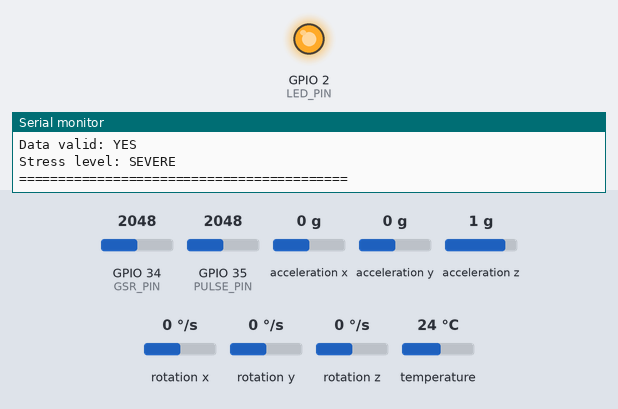
Simulated run of this sketch. Board: ESP32. Shown: output pins drawn as LEDs (lit = HIGH), the last lines printed to the serial monitor. Wiring (inferred from the names in the program): MPU-6050 motion sensor at I2C address 0x68. Dashed ring = blinking. The test bench sets the inputs (shaded band); at power-on: GPIO 34 (GSR_PIN) = 2048, acceleration x 0 g, GPIO 35 (PULSE_PIN) = 2048, acceleration y 0 g, acceleration z 1 g, rotation x 0 °/s, rotation y 0 °/s, rotation z 0 °/s, temperature 24 °C (analog values on the 0–4095 scale). WiFi joins after 1.5 s; servers stay silent unless stated.

Above: at 4.9 s.
5.0 s: GPIO 34 (GSR_PIN) set to 122
At 6.9 s:
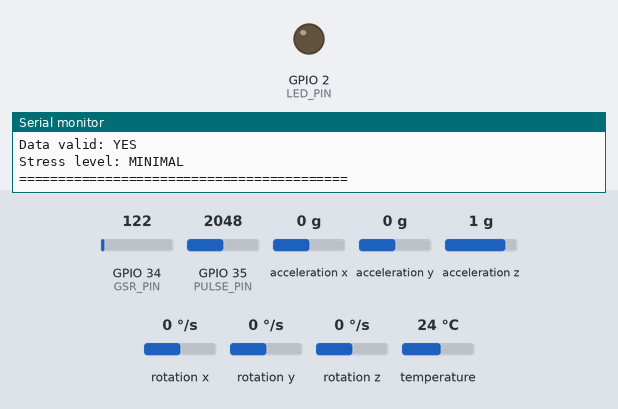
9.0 s: acceleration x set to -0.3 g
11.7 s: acceleration x set to -0.6 g
At 14.2 s:
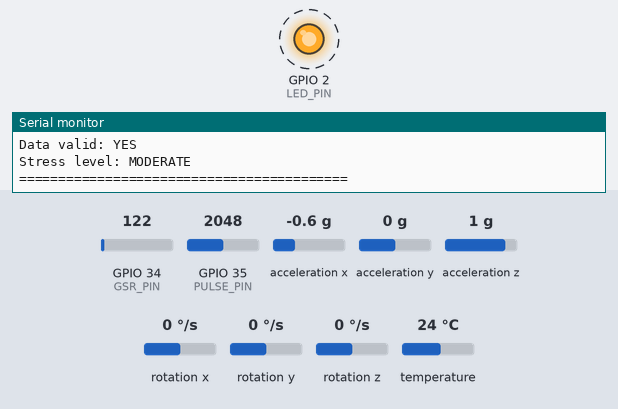
Timing chart, 0 to 28.0 s (numbered marks = the images above; inputs shaded):
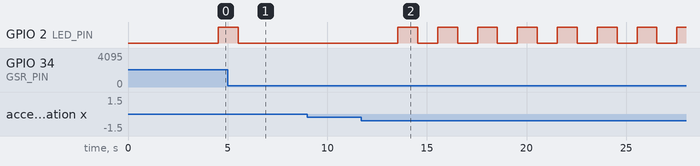

The sketch:

ESP32_81porsyento_wifi_legacy.ino
```cpp
/*
 * ESP32 Wearable Stress Detection System - WEBSOCKET SERVER
 * Fixed Pulse Detection (peak/trough algorithm)
 * Thresholds exactly from Table 1
 */

#include <Wire.h>
#include <OneWire.h>
#include <DallasTemperature.h>
#include <WiFi.h>
#include <WebSocketsServer.h>

// ===================== WiFi =====================
const char* ssid = "YOUR_WIFI_SSID";        // redacted
const char* password = "YOUR_WIFI_PASSWORD"; // redacted

WebSocketsServer webSocket = WebSocketsServer(81);

// ===================== Pins =====================
#define I2C_SDA         21
#define I2C_SCL         22
#define MPU_ADDR        0x68
#define GSR_PIN         34
#define PULSE_PIN       35
#define ONE_WIRE_BUS    4
#define LED_PIN         2

// ===================== Table 1 Thresholds =====================
// Heart Rate (bpm)
#define HR_MINIMAL_MAX  85.0f
#define HR_MILD_MIN     86.0f
#define HR_MODERATE_MIN 96.0f
#define HR_SEVERE_MIN   105.0f      // changed from 106 to match table

// GSR (µS)
#define GSR_MINIMAL_MAX 1.1f
#define GSR_MILD_MIN    1.2f
#define GSR_MODERATE_MIN 2.5f
#define GSR_SEVERE_MIN  4.0f

// Temperature drop (°C)
#define TEMP_MILD_DROP  0.3f
#define TEMP_MODERATE_DROP 0.9f
#define TEMP_SEVERE_DROP 1.6f

// Motion (g) — same Table 1 bands as project_config.js (biomarkers.motion)
#define MOTION_MILD_MIN      0.06f   // 0.06–0.10 g
#define MOTION_MODERATE_MIN  0.11f   // 0.11–0.20 g
#define MOTION_SEVERE_ABOVE  0.20f   // > 0.20 g
#define MOTION_ARTIFACT_THRESHOLD 0.20f  // informational flag only; does not invalidate data

// Skin contact
#define PULSE_SIGNAL_MIN    80
#define GSR_SKIN_MIN        50
#define TEMP_SKIN_MIN       28.0f
#define TEMP_SKIN_MAX       40.0f

// Timing
#define PULSE_SAMPLE_MS     10      // 100 Hz

// ===================== Global Objects =====================
OneWire oneWire(ONE_WIRE_BUS);
DallasTemperature tempSensor(&oneWire);

// ===================== Pulse Detection State =====================
volatile int Signal;
volatile int IBI = 600;
volatile int BPM;
volatile bool Pulse = false;
volatile bool QS = false;
volatile int sampleCounter = 0;
volatile int lastBeatTime = 0;
volatile int P = 2048;
volatile int T = 2048;
volatile int thresh = 2100;
volatile int amp = 400;
volatile bool firstBeat = true;
volatile bool secondBeat = false;

// Finger detection
int pulseSignalPeak = 0;
int pulseSignalTrough = 4095;
bool fingerDetected = false;
float heartRate = 0.0f;
bool hrValid = false;

// ===================== Other Sensors =====================
float accelRMS = 0.0f;
bool motionArtifact = false;
float motionValue = 0.0f;

int gsrRaw = 0;
float gsrMicroSiemens = 0.0f;
bool gsrOnSkin = false;

float temperature = 0.0f;
float tempDrop = 0.0f;
float tempBaseline = 34.0f;
bool tempOnSkin = false;

// Timing
unsigned long lastPulseRead = 0;
unsigned long lastMPURead = 0;
unsigned long lastSlowRead = 0;
unsigned long lastWebSocketBroadcast = 0;
const unsigned long MPU_MS = 50;
const unsigned long SLOW_MS = 1000;
const unsigned long BROADCAST_MS = 500;

bool mpuOK = false;
bool tempOK = false;

// ===================== Enums =====================
enum StressLevel { STRESS_MINIMAL, STRESS_MILD, STRESS_MODERATE, STRESS_SEVERE };
StressLevel currentStress = STRESS_MINIMAL;
bool currentDataValid = false;

// ===================== Prototypes =====================
bool initMPU6050();
void readMPU6050();
void readPulseSensor();
void readGSR();
void readTemperature();
void checkSkinContact();
StressLevel classifyStress();
String stressToString(StressLevel level);
void printStatus(StressLevel stress, bool dataValid);
void broadcastSensorData();
void connectWiFi();
void webSocketEvent(uint8_t num, WStype_t type, uint8_t * payload, size_t length);

// ===================== Setup =====================
void setup() {
  Serial.begin(115200);
  delay(2000);
  Serial.println(F("\n=== Stress Detection System (WebSocket) ===\n"));

  pinMode(LED_PIN, OUTPUT);
  digitalWrite(LED_PIN, LOW);

  analogReadResolution(12);
  analogSetAttenuation(ADC_11db);

  Wire.begin(I2C_SDA, I2C_SCL);
  Wire.setClock(400000);

  tempSensor.begin();
  delay(100);
  tempOK = (tempSensor.getDeviceCount() > 0);

  Wire.beginTransmission(MPU_ADDR);
  mpuOK = (Wire.endTransmission() == 0) ? initMPU6050() : false;

  connectWiFi();
  webSocket.begin();
  webSocket.onEvent(webSocketEvent);
  Serial.println("WebSocket server on port 81");

  sampleCounter = 0;
  lastBeatTime = 0;
}

// ===================== Loop =====================
void loop() {
  unsigned long now = millis();
  webSocket.loop();

  if (now - lastPulseRead >= PULSE_SAMPLE_MS) {
    lastPulseRead = now;
    readPulseSensor();
  }

  if (now - lastMPURead >= MPU_MS) {
    lastMPURead = now;
    if (mpuOK) readMPU6050();
  }

  if (now - lastSlowRead >= SLOW_MS) {
    lastSlowRead = now;
    readGSR();
    readTemperature();
    checkSkinContact();

    bool enoughSensors = (gsrOnSkin || fingerDetected || tempOnSkin);
    // Motion artifact is reported (Serial + JSON) but no longer discards the other sensors.
    bool dataValid = enoughSensors;
    StressLevel stress = dataValid ? classifyStress() : STRESS_MINIMAL;
    currentStress = stress;
    currentDataValid = dataValid;

    printStatus(stress, dataValid);

    // LED feedback
    if (!dataValid) digitalWrite(LED_PIN, HIGH);
    else if (stress == STRESS_SEVERE) {
      static unsigned long lastBlink = 0;
      if (now - lastBlink > 100) { lastBlink = now; digitalWrite(LED_PIN, !digitalRead(LED_PIN)); }
    } else if (stress == STRESS_MODERATE) {
      static unsigned long lastBlink = 0;
      if (now - lastBlink > 500) { lastBlink = now; digitalWrite(LED_PIN, !digitalRead(LED_PIN)); }
    } else digitalWrite(LED_PIN, LOW);
  }

  if (now - lastWebSocketBroadcast >= BROADCAST_MS) {
    lastWebSocketBroadcast = now;
    if (WiFi.status() == WL_CONNECTED) broadcastSensorData();
  }

  delay(1);
}

// ===================== Pulse Sensor (Robust) =====================
void readPulseSensor() {
  Signal = analogRead(PULSE_PIN);
  sampleCounter += PULSE_SAMPLE_MS;
  int N = sampleCounter - lastBeatTime;

  if (Signal < thresh && N > (IBI / 5) * 3) {
    if (Signal < T) T = Signal;
  }
  if (Signal > thresh && Signal > P) P = Signal;

  if (N > 250) {
    if (Signal > thresh && !Pulse && (N > (IBI / 5) * 3)) {
      Pulse = true;
      IBI = sampleCounter - lastBeatTime;
      lastBeatTime = sampleCounter;

      if (secondBeat) secondBeat = false;
      if (firstBeat) { firstBeat = false; secondBeat = true; return; }

      BPM = 60000 / IBI;
      QS = true;
      heartRate = (float)BPM;
      hrValid = true;
    }
  }

  if (Signal < thresh && Pulse) {
    Pulse = false;
    amp = P - T;
    thresh = amp / 2 + T;
    P = thresh;
    T = thresh;
  }

  if (N > 2500) {
    thresh = 2048;
    P = 2048;
    T = 2048;
    lastBeatTime = sampleCounter;
    firstBeat = true;
    secondBeat = false;
    hrValid = false;
    heartRate = 0;
  }

  // Finger detection by amplitude
  if (Signal > pulseSignalPeak) pulseSignalPeak = Signal;
  if (Signal < pulseSignalTrough) pulseSignalTrough = Signal;
  static unsigned long lastAmpUpdate = 0;
  if (millis() - lastAmpUpdate > 200) {
    int amplitude = pulseSignalPeak - pulseSignalTrough;
    fingerDetected = (amplitude > PULSE_SIGNAL_MIN);
    pulseSignalPeak = 0;
    pulseSignalTrough = 4095;
    lastAmpUpdate = millis();
  }
}

// ===================== MPU6050 =====================
bool initMPU6050() {
  Wire.beginTransmission(MPU_ADDR);
  Wire.write(0x6B); Wire.write(0x00);
  if (Wire.endTransmission(true) != 0) return false;
  delay(100);
  Wire.beginTransmission(MPU_ADDR);
  Wire.write(0x1C); Wire.write(0x00);
  Wire.endTransmission(true);
  Wire.beginTransmission(MPU_ADDR);
  Wire.write(0x1B); Wire.write(0x00);
  Wire.endTransmission(true);
  Wire.beginTransmission(MPU_ADDR);
  Wire.write(0x1A); Wire.write(0x03);
  Wire.endTransmission(true);
  Wire.beginTransmission(MPU_ADDR);
  Wire.write(0x19); Wire.write(19);
  Wire.endTransmission(true);
  return true;
}

void readMPU6050() {
  Wire.beginTransmission(MPU_ADDR);
  Wire.write(0x3B);
  Wire.endTransmission(false);
  Wire.requestFrom(MPU_ADDR, 14, true);
  if (Wire.available() < 14) return;

  int16_t rawAx = Wire.read() << 8 | Wire.read();
  int16_t rawAy = Wire.read() << 8 | Wire.read();
  int16_t rawAz = Wire.read() << 8 | Wire.read();
  Wire.read(); Wire.read(); // skip temp
  Wire.read(); Wire.read(); // skip gyro X
  Wire.read(); Wire.read(); // skip gyro Y
  Wire.read(); Wire.read(); // skip gyro Z

  float ax = rawAx / 16384.0f;
  float ay = rawAy / 16384.0f;
  float az = rawAz / 16384.0f;
  accelRMS = sqrt(ax*ax + ay*ay + az*az);
  motionValue = fabs(accelRMS - 1.0f);
  motionArtifact = (motionValue > MOTION_ARTIFACT_THRESHOLD);
}

// ===================== GSR =====================
void readGSR() {
  long sum = 0;
  for (int i = 0; i < 10; i++) {
    sum += analogRead(GSR_PIN);
    delay(2);
  }
  gsrRaw = sum / 10;
  gsrMicroSiemens = (gsrRaw / 4095.0f) * 10.0f;
  gsrOnSkin = (gsrRaw > GSR_SKIN_MIN);
}

// ===================== Temperature =====================
void readTemperature() {
  if (!tempOK) { temperature = 0; tempOnSkin = false; return; }
  tempSensor.requestTemperatures();
  delay(10);
  float t = tempSensor.getTempCByIndex(0);
  if (t != DEVICE_DISCONNECTED_C && t > 0) {
    temperature = t;
    tempOnSkin = (temperature >= TEMP_SKIN_MIN && temperature <= TEMP_SKIN_MAX);
    tempDrop = tempBaseline - temperature;
  } else {
    temperature = 0;
    tempOnSkin = false;
  }
}

// ===================== Skin Contact Alerts =====================
void checkSkinContact() {
  if (!fingerDetected) Serial.println("[ALERT] Pulse sensor: No finger.");
  if (!gsrOnSkin) Serial.println("[ALERT] GSR: Not on skin.");
  if (tempOK && !tempOnSkin && temperature > 0)
    Serial.printf("[ALERT] Temp: not on skin (%.1f°C)\n", temperature);
}

// ===================== Stress Classification (Table 1) =====================
StressLevel classifyStress() {
  int votes[4] = {0,0,0,0};
  int activeSensors = 0;

  // GSR (weighted x2)
  if (gsrOnSkin) {
    activeSensors++;
    if (gsrMicroSiemens >= GSR_SEVERE_MIN) votes[3] += 2;
    else if (gsrMicroSiemens >= GSR_MODERATE_MIN) votes[2] += 2;
    else if (gsrMicroSiemens >= GSR_MILD_MIN) votes[1] += 2;
    else votes[0] += 2;
  }

  // Heart Rate
  if (fingerDetected && hrValid && heartRate > 0 && heartRate < 150) {
    activeSensors++;
    if (heartRate >= HR_SEVERE_MIN) votes[3]++;
    else if (heartRate >= HR_MODERATE_MIN) votes[2]++;
    else if (heartRate >= HR_MILD_MIN) votes[1]++;
    else votes[0]++;
  }

  // Temperature drop
  if (tempOnSkin && tempOK) {
    activeSensors++;
    if (tempDrop >= TEMP_SEVERE_DROP) votes[3]++;
    else if (tempDrop >= TEMP_MODERATE_DROP) votes[2]++;
    else if (tempDrop >= TEMP_MILD_DROP) votes[1]++;
    else votes[0]++;
  }

  // Motion (instantaneous; the dashboard adds the rolling-window / sustained rule)
  if (activeSensors > 0) {
    if (motionValue > MOTION_SEVERE_ABOVE) votes[3]++;
    else if (motionValue >= MOTION_MODERATE_MIN) votes[2]++;
    else if (motionValue >= MOTION_MILD_MIN) votes[1]++;
    else votes[0]++;
  }

  if (activeSensors == 0) return STRESS_MINIMAL;
  for (int i = 3; i >= 1; i--) if (votes[i] > 0) return (StressLevel)i;
  return STRESS_MINIMAL;
}

// ===================== Output =====================
void printStatus(StressLevel stress, bool dataValid) {
  Serial.println(F("\n=========================================="));
  Serial.print(F("HR: "));
  if (fingerDetected && hrValid && heartRate > 0) Serial.print(heartRate,1);
  else Serial.print(F("---"));
  Serial.print(F(" bpm  | Finger: ")); Serial.println(fingerDetected ? "YES" : "NO");

  Serial.print(F("GSR: "));
  if (gsrOnSkin) Serial.print(gsrMicroSiemens,2);
  else Serial.print(F("---"));
  Serial.println(F(" µS"));

  Serial.print(F("Temp: "));
  if (tempOnSkin && tempOK) Serial.print(temperature,1);
  else Serial.print(F("---"));
  Serial.print(F(" °C | Drop: "));
  if (tempOnSkin && tempOK) Serial.print(tempDrop,1);
  else Serial.print(F("---"));
  Serial.println(F(" °C"));

  Serial.print(F("Motion: ")); Serial.print(motionValue,3); Serial.print(F(" g | "));
  Serial.print(motionArtifact ? "ARTIFACT" : "OK");
  Serial.println();
  Serial.print(F("Data valid: ")); Serial.println(dataValid ? "YES" : "NO");
  Serial.print(F("Stress level: ")); Serial.println(stressToString(stress));
  Serial.println(F("==========================================\n"));
}

String stressToString(StressLevel level) {
  switch(level) {
    case STRESS_MINIMAL: return "MINIMAL";
    case STRESS_MILD:    return "MILD";
    case STRESS_MODERATE:return "MODERATE";
    case STRESS_SEVERE:  return "SEVERE";
    default: return "UNKNOWN";
  }
}

// ===================== WebSocket =====================
void broadcastSensorData() {
  String json = "{";
  json += "\"hr\":" + String(heartRate,1) + ",";
  json += "\"gsr\":" + String(gsrMicroSiemens,2) + ",";
  json += "\"temp\":" + String(temperature,1) + ",";
  json += "\"motion\":" + String(motionValue,3) + ",";
  json += "\"stress\":\"" + stressToString(currentStress) + "\",";
  json += "\"dataValid\":" + String(currentDataValid ? "true" : "false") + ",";
  json += "\"max30102\":" + String(fingerDetected ? "true" : "false") + ",";
  json += "\"gsrConnected\":" + String(gsrOnSkin ? "true" : "false") + ",";
  json += "\"ds18b20\":" + String(tempOnSkin && tempOK ? "true" : "false") + ",";
  json += "\"mpu6050\":" + String(mpuOK ? "true" : "false");
  json += "}\n";
  webSocket.broadcastTXT(json);
}

void webSocketEvent(uint8_t num, WStype_t type, uint8_t * payload, size_t length) {
  if (type == WStype_CONNECTED) {
    IPAddress ip = webSocket.remoteIP(num);
    Serial.printf("[%u] Connected from %d.%d.%d.%d\n", num, ip[0], ip[1], ip[2], ip[3]);
  } else if (type == WStype_DISCONNECTED) {
    Serial.printf("[%u] Disconnected\n", num);
  }
}

// ===================== WiFi =====================
void connectWiFi() {
  Serial.print("Connecting to WiFi");
  WiFi.begin(ssid, password);
  int attempts = 0;
  while (WiFi.status() != WL_CONNECTED && attempts < 20) {
    delay(500);
    Serial.print(".");
    attempts++;
  }
  if (WiFi.status() == WL_CONNECTED) {
    Serial.println("\nWiFi connected!");
    Serial.print("IP: "); Serial.println(WiFi.localIP());
    Serial.print("WebSocket: ws://"); Serial.print(WiFi.localIP()); Serial.println(":81");
  } else {
    Serial.println("\nWiFi failed, running without network.");
  }
}
```

Measured:
- the behaviour switches between -0.4 and -0.5 g on acceleration x (found by bisection; images 1 and 2)
- after the input at 5.0 s, GPIO 2 (LED_PIN): goes on until 5.5 s, then stays LOW
- after the input at 11.7 s, GPIO 2 (LED_PIN): alternates HIGH for 1.0 s and LOW for 1.0 s, starting after 1.8 s
